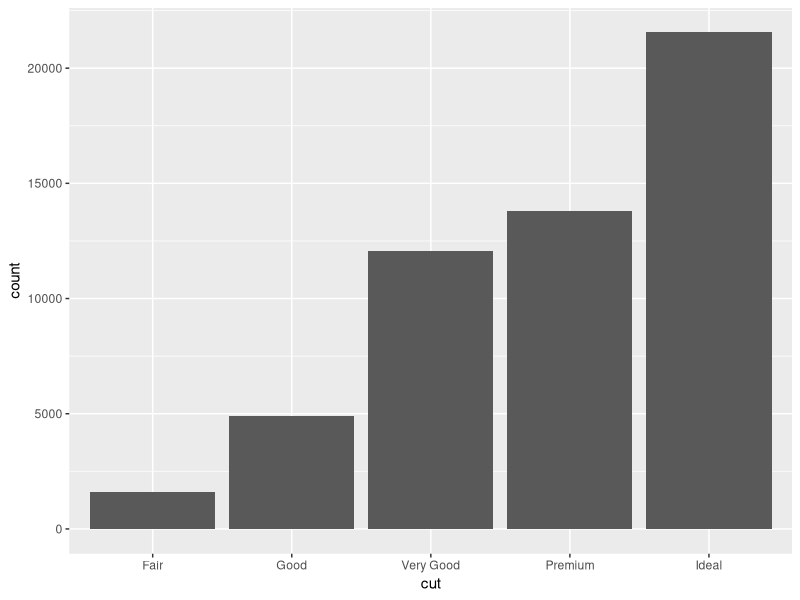
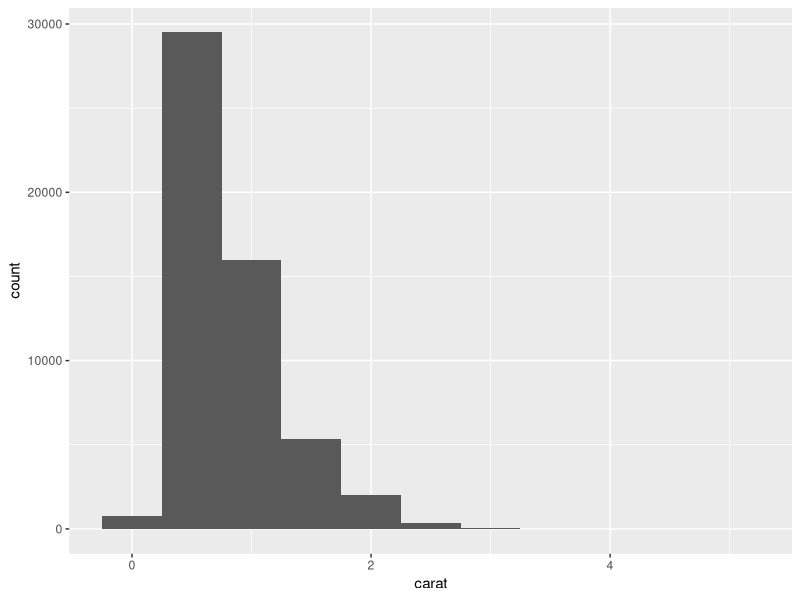
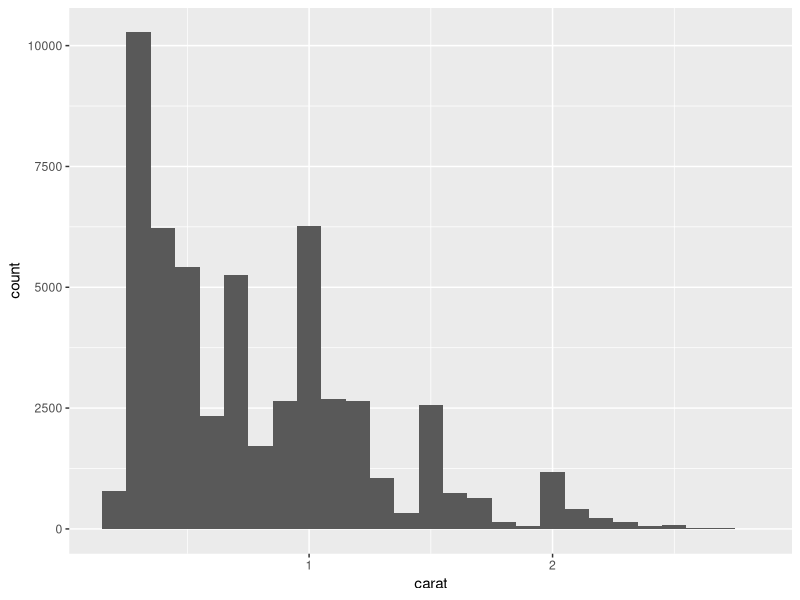
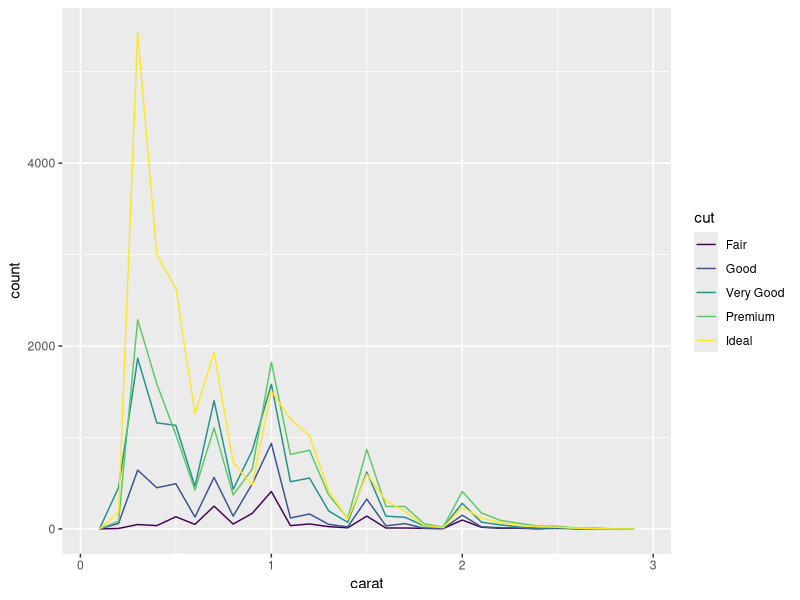
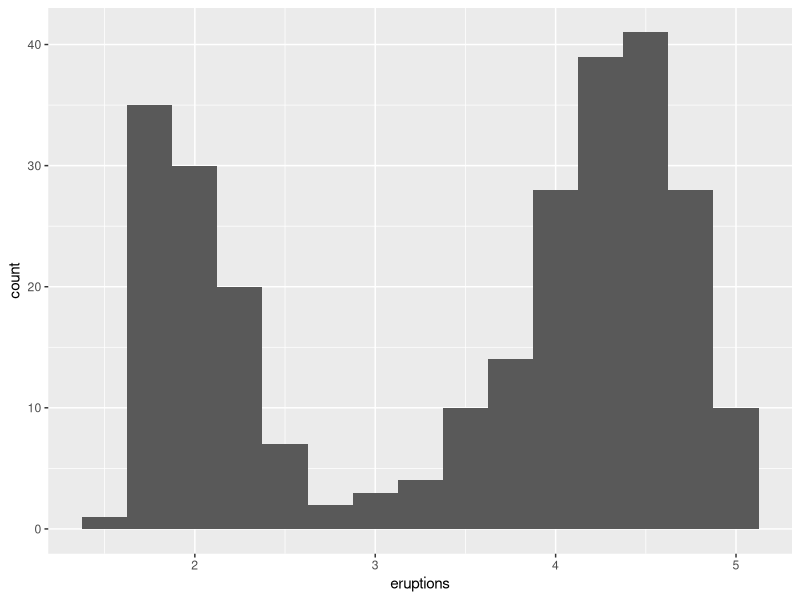
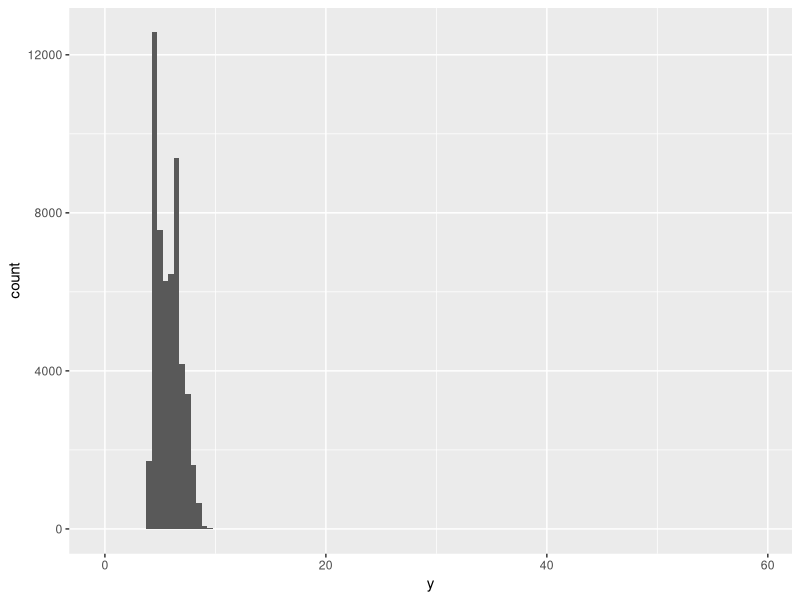
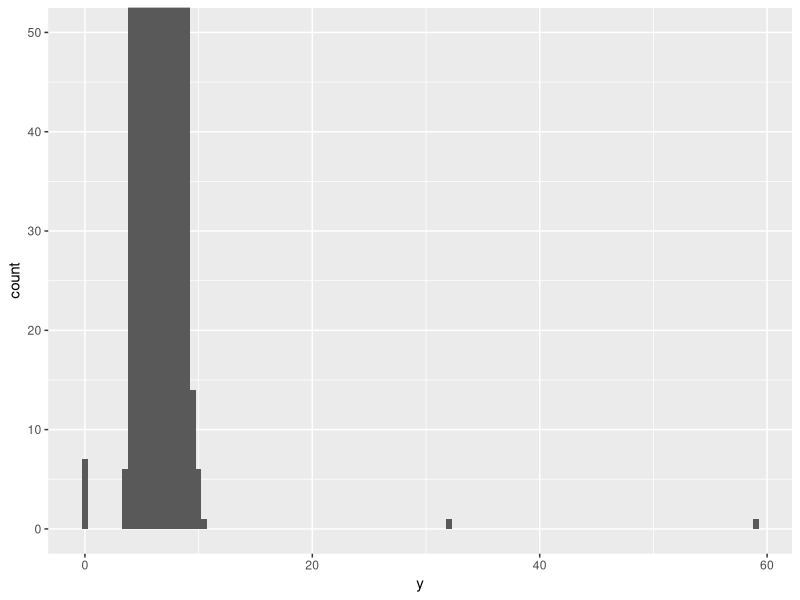
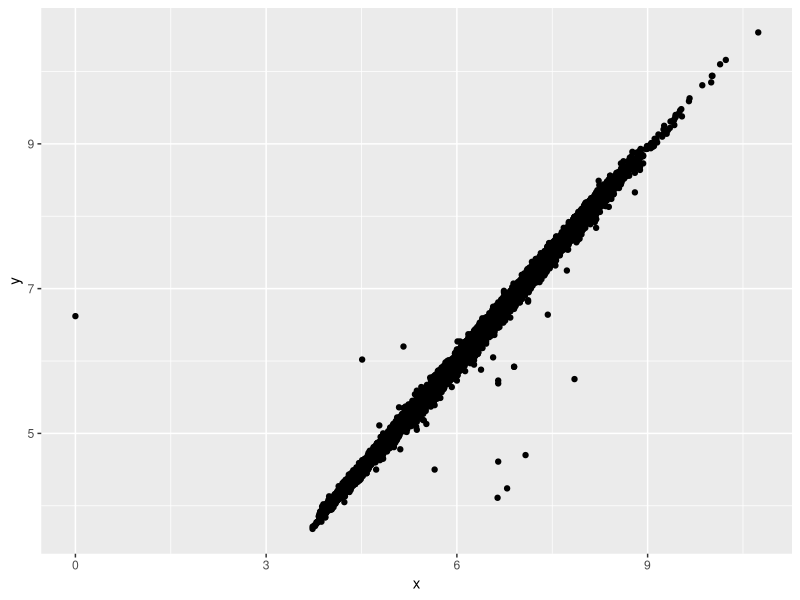

These figures' R source, in order:
# load the library
library(tidyverse)
# to visualize categorical data, use a bar chart
# x axis = level of cut, y axis = #observations
# Why does not this y axis below work?
# ggplot(data = diamonds) +
#   geom_bar(mapping = aes(x = cut, y = diamonds %>% count(cut)))
ggplot(data = diamonds) +
  geom_bar(mapping = aes(x = cut))
# use pipe operator(管道函数) %>% to see count of observations
diamonds %>%
  count(cut)
# to visualize continuous data, use a histogram
ggplot(data = diamonds) +
  geom_histogram(mapping = aes(x = carat), binwidth = .5)
# see count of observations
diamonds %>%
  count(cut_width(carat, .5))
# visualize the histogram with both a smaller carat a smaller binwidth:
smaller <- diamonds %>%
  filter(carat < 3)
ggplot(data = smaller) +
  geom_histogram(mapping = aes(x = carat), binwidth = .1) 
# pg86 if we want to show more information on the graph
# for example, cut level, we use color(with different lines) to distinguish it
ggplot(data = smaller, mapping = aes(x = carat)) + 
  geom_freqpoly(aes(color = cut), binwidth = .1)
# visualize faithful dataset, eruptions type
ggplot(data = faithful, mapping = aes(x = eruptions)) + geom_histogram(binwidth = .25)
# trying to observe outlier, outlier is too small to observe
ggplot(data = diamonds) + 
  geom_histogram(mapping = aes(x = y), binwidth = .5)
# so we use coord_cartesian() to change the range of axis
ggplot(data = diamonds) + 
  geom_histogram(mapping = aes(x = y), binwidth = .5) +
  coord_cartesian(ylim = c(0, 50))
# after seeing the 3 unusual values, which are 0, 30, 60, we pluck them out by using filter
unusual <- diamonds %>%
  filter(y < 3 | y > 20) %>%
  arrange(y)
unusual
# replacing unusual value with NA, instead of deleting(filtering out) them
diamonds2 <- diamonds %>%
  mutate(y = ifelse(y < 3 | y > 20, NA, y))
diamonds2
# missing point in data warning
ggplot(data = diamonds2, mapping = aes(x = x, y = y)) +
  geom_point()
# to get rid of warning
ggplot(data = diamonds2, mapping = aes(x = x, y = y)) +
  geom_point(na.rm = TRUE)


